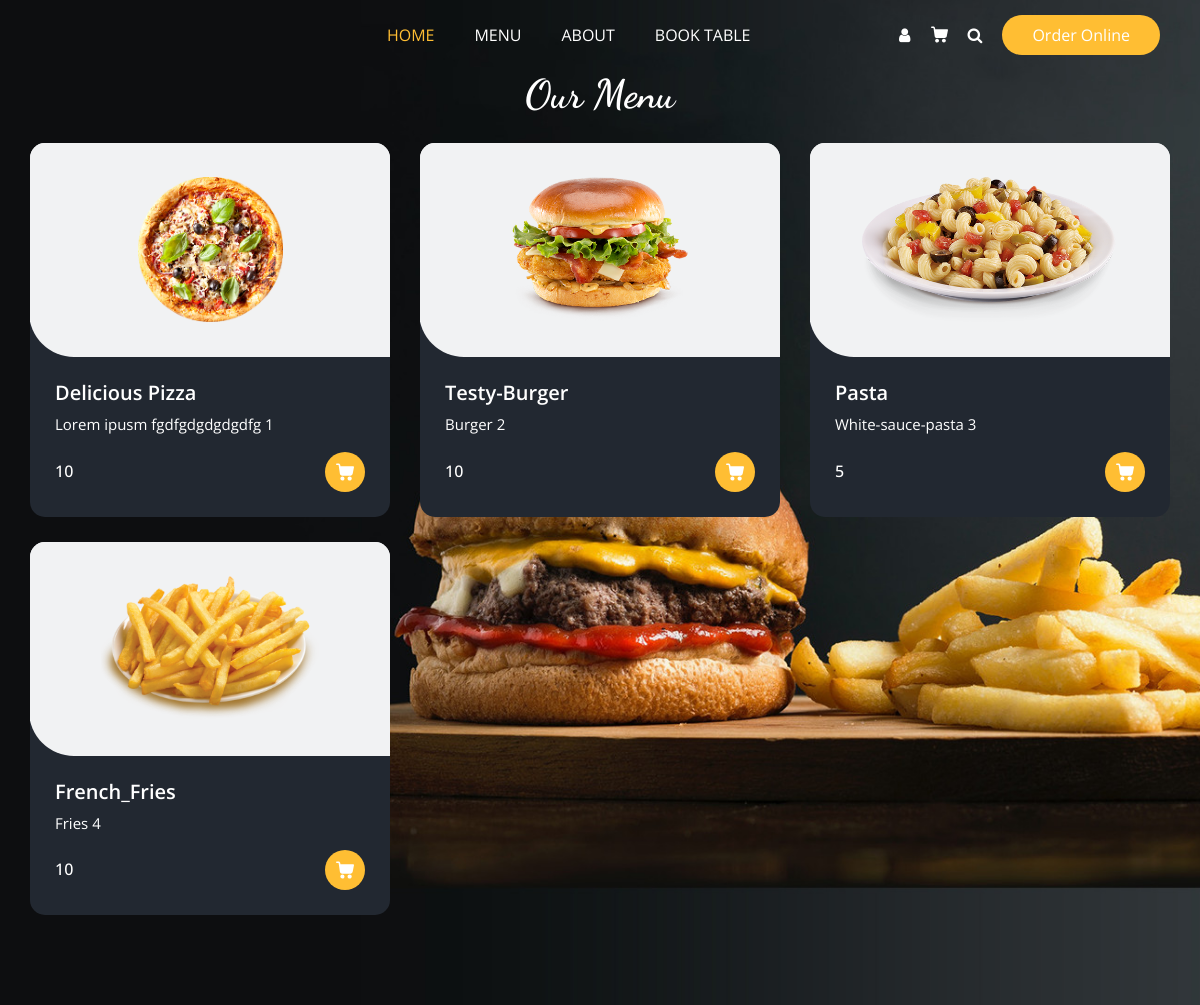
The app's page /menu/ with its own data.
### home_app/models.py (models this page shows, shortened)
class MenuItem(models.Model):
    item_name = models.CharField(max_length=100)
    slug = models.SlugField(unique=True  , null=True , blank=True)
    category = models.ForeignKey(Category , on_delete=models.CASCADE , related_name="products")
    price = models.IntegerField()
    item_description = models.TextField()

class MenuItemImage(models.Model):
    menu_item = models.ForeignKey(MenuItem , on_delete=models.CASCADE , related_name="menu_item_images")
    image =  models.ImageField(upload_to="menu_item")

### home_app/views.py (the view)
# urls.py: path("menu/", views.menu, name="menu"),
def menu(request):
    menu_items = MenuItem.objects.all()
    return render(request,"home_app/menu.html", context = {'menu_items':menu_items})

### home_app/templates/home_app/menu.html (shortened to what this page needs)
{% extends "home_app/main.html" %}
{% load static %}
{% block mymain %}
  <section class="food_section layout_padding-bottom">
    <div class="container">
      <div class="heading_container heading_center">
        <h2 style = "color:white">
          Our Menu
        </h2>
      </div>
        <div class="row grid">
        {% for menu_item  in menu_items %}
          <div class="col-sm-6 col-lg-4 all pizza">
            <div class="box">
              <div>
                <div class="img-box">
                  <img src="/media/{{menu_item.menu_item_images.first.image}}" alt="">
                </div>
                <div class="detail-box">
                  <h5>
                    {{menu_item.item_name}}
                  </h5>
                  <p>
                    {{menu_item.item_description}}
                    {{menu_item.id}}
                  </p>
                  <div class="options">
                    <h6>
                      {{menu_item.price}}
                    </h6>
                    <a href="{% url 'accounts:add_to_cart' menu_item.id%}">
                    </a>
                  </div>
                </div>
              </div>
            </div>
          </div>
        {% endfor %}
        </div>
  </section>
{% endblock  %}

### home_app/templates/home_app/main.html (shortened to what this page needs)
<!DOCTYPE html>
<html>
  {% load static %}
  <head>
    <link rel="stylesheet" type="text/css" href="{% static 'home_app/css/bootstrap.css' %}" />
    <link rel="stylesheet" type="text/css" href="https://cdnjs.cloudflare.com/ajax/libs/OwlCarousel2/2.3.4/assets/owl.carousel.min.css" />
  <link rel="stylesheet" href="https://cdnjs.cloudflare.com/ajax/libs/jquery-nice-select/1.1.0/css/nice-select.min.css" />
  <link href="{% static 'home_app/css/font-awesome.min.css' %}" rel="stylesheet" />
  <link href="{% static 'home_app/css/style.css' %}" rel="stylesheet" />
  <link href="{% static 'home_app/css/responsive.css' %}" rel="stylesheet" />
</head>
<body>
  <div class="hero_area">
    <div class="bg-box">
      <img src="{% static 'home_app/images/hero-bg.jpg' %}" alt="">
    </div>
    <header class="header_section">
      <div class="container">
        <nav class="navbar navbar-expand-lg custom_nav-container ">
          <div class="collapse navbar-collapse" id="navbarSupportedContent">
            <ul class="navbar-nav  mx-auto ">
              <li class="nav-item active">
                <a class="nav-link" href="{% url 'home_app:home' %}">Home</a>
              </li>
              <li class="nav-item">
                <a class="nav-link" href="{% url 'home_app:menu' %}">Menu</a>
              </li>
              <li class="nav-item">
                <a class="nav-link" href="{% url 'home_app:about' %}">About</span></a>
              </li>
              <li class="nav-item">
                <a class="nav-link" href="{% url 'home_app:book_table' %}">Book Table</a>
              </li>
            </ul>
            <div class="user_option">
              <a href="{% url 'accounts:login' %}" class="user_link">
                <i class="fa fa-user" aria-hidden="false"></i>
              </a>
              <a class="cart_link" href="{% url 'accounts:cart_detail'%}">
              </a>
              <form class="form-inline">
                <button class="btn  my-2 my-sm-0 nav_search-btn" type="submit">
                  <i class="fa fa-search" aria-hidden="true"></i>
                </button>
              </form>
              <a href="{% url 'home_app:order' %}" class="order_online">
                Order Online
              </a>
            </div>
          </div>
        </nav>
      </div>
    </header>
{% block mymain %} {% endblock %}
</body>
</html>

### home_app/static/home_app/css/style.css (style rules this page uses)
body { font-family: "Open Sans", sans-serif; color: #0c0c0c; background-color: #ffffff; overflow-x: hidden; }
.layout_padding-bottom { padding-bottom: 90px; }
h1, h2 { font-family: 'Dancing Script', cursive; }
.heading_container { display: -webkit-box; display: -ms-flexbox; display: flex; -webkit-box-orient: vertical; -webkit-box-direction: normal; -ms-flex-direction: column; flex-direction: column; -webkit-box-align: start; -ms-flex-align: start; align-items: flex-start; }
.heading_container h2 { position: relative; margin-bottom: 0; font-size: 2.5rem; font-weight: bold; }
.heading_container.heading_center { -webkit-box-align: center; -ms-flex-align: center; align-items: center; text-align: center; }
a, a:hover, a:focus { text-decoration: none; }
.btn, .btn:focus { outline: none !important; -webkit-box-shadow: none; box-shadow: none; }
.hero_area { position: relative; min-height: 100vh; display: -webkit-box; display: -ms-flexbox; display: flex; -webkit-box-orient: vertical; -webkit-box-direction: normal; -ms-flex-direction: column; flex-direction: column; }
.bg-box { position: absolute; top: 0; left: 0; width: 100%; height: 100%; }
.bg-box img { width: 100%; height: 100%; -o-object-fit: cover; object-fit: cover; }
.header_section { padding: 15px 0; }
.custom_nav-container { padding: 0; }
.custom_nav-container .navbar-nav { padding-left: 18%; }
.custom_nav-container .navbar-nav .nav-item .nav-link { padding: 5px 20px; color: #ffffff; text-align: center; text-transform: uppercase; border-radius: 5px; -webkit-transition: all 0.3s; transition: all 0.3s; }
.custom_nav-container .navbar-nav .nav-item:hover .nav-link, .custom_nav-container .navbar-nav .nav-item.active .nav-link { color: #ffbe33; }
.custom_nav-container .nav_search-btn { width: auto; height: auto; padding: 0; border: none; color: #ffffff; margin: 0 10px; }
.user_option { display: -webkit-box; display: -ms-flexbox; display: flex; -webkit-box-align: center; -ms-flex-align: center; align-items: center; }
.user_option a { margin: 0 10px; }
.user_option .user_link { color: #ffffff; }
.user_option .cart_link { display: -webkit-box; display: -ms-flexbox; display: flex; -webkit-box-pack: center; -ms-flex-pack: center; justify-content: center; -webkit-box-align: center; -ms-flex-align: center; align-items: center; }
.user_option .cart_link svg { width: 17px; height: auto; fill: #ffffff; margin-bottom: 2px; }
.user_option .order_online { display: inline-block; padding: 8px 30px; background-color: #ffbe33; color: #ffffff; border-radius: 45px; -webkit-transition: all 0.3s; transition: all 0.3s; border: none; }
.food_section .box { position: relative; margin-top: 25px; background-color: #ffffff; border-radius: 10px; color: #ffffff; border-radius: 15px; overflow: hidden; background: linear-gradient(to bottom, #f1f2f3 25px, #222831 25px); }
.food_section .box .img-box { background: #f1f2f3; display: -webkit-box; display: -ms-flexbox; display: flex; -webkit-box-pack: center; -ms-flex-pack: center; justify-content: center; -webkit-box-align: center; -ms-flex-align: center; align-items: center; height: 215px; border-radius: 0 0 0 45px; margin: -1px; padding: 25px; }
.food_section .box .img-box img { max-width: 100%; max-height: 145px; -webkit-transition: all .2s; transition: all .2s; }
.food_section .box .detail-box { padding: 25px; }
.food_section .box .detail-box h5 { font-weight: 600; }
.food_section .box .detail-box p { font-size: 15px; }
.food_section .box .detail-box h6 { margin-top: 10px; }
.food_section .box .options { display: -webkit-box; display: -ms-flexbox; display: flex; -webkit-box-pack: justify; -ms-flex-pack: justify; justify-content: space-between; }
.food_section .box .options a { width: 40px; height: 40px; border-radius: 100%; background: #ffbe33; display: -webkit-box; display: -ms-flexbox; display: flex; -webkit-box-pack: center; -ms-flex-pack: center; justify-content: center; -webkit-box-align: center; -ms-flex-align: center; align-items: center; }
.food_section .box .options a svg { width: 18px; height: auto; fill: #ffffff; }

### home_app/static/home_app/css/responsive.css (style rules this page uses)
@media (min-width: 1200px) { .container { max-width: 1170px; } }

### records on screen
MenuItem: menu_item_images.first.image (picture), item_name "Delicious Pizza", item_description "Lorem ipusm fgdfgdgdgdgdfg", id "1", price "10"
MenuItem: menu_item_images.first.image (picture), item_name "Testy-Burger", item_description "Burger", id "2", price "10"
MenuItem: menu_item_images.first.image (picture), item_name "Pasta", item_description "White-sauce-pasta", id "3", price "5"
MenuItem: menu_item_images.first.image (picture), item_name "French_Fries", item_description "Fries", id "4", price "10"
